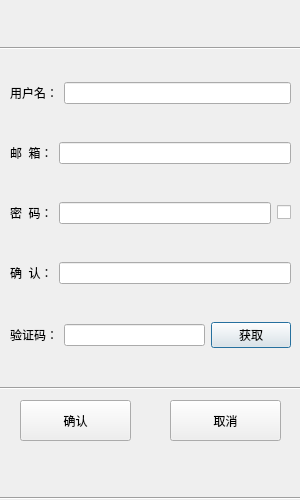
<?xml version="1.0" encoding="UTF-8"?>
<ui version="4.0">
 <class>RegisterDialog</class>
 <widget class="QDialog" name="RegisterDialog">
  <property name="geometry">
   <rect>
    <x>0</x>
    <y>0</y>
    <width>300</width>
    <height>500</height>
   </rect>
  </property>
  <property name="minimumSize">
   <size>
    <width>300</width>
    <height>500</height>
   </size>
  </property>
  <property name="maximumSize">
   <size>
    <width>300</width>
    <height>500</height>
   </size>
  </property>
  <property name="windowTitle">
   <string>Dialog</string>
  </property>
  <widget class="QWidget" name="layoutWidget">
   <property name="geometry">
    <rect>
     <x>10</x>
     <y>50</y>
     <width>281</width>
     <height>331</height>
    </rect>
   </property>
   <layout class="QVBoxLayout" name="verticalLayout_2">
    <item>
     <layout class="QHBoxLayout" name="horizontalLayout">
      <item>
       <widget class="QLabel" name="usr_label">
        <property name="text">
         <string>用户名：</string>
        </property>
       </widget>
      </item>
      <item>
       <widget class="QLineEdit" name="usr_lineEdit"/>
      </item>
     </layout>
    </item>
    <item>
     <layout class="QHBoxLayout" name="horizontalLayout_2">
      <item>
       <widget class="QLabel" name="email_label">
        <property name="text">
         <string>邮  箱：</string>
        </property>
       </widget>
      </item>
      <item>
       <widget class="QLineEdit" name="email_lineEdit"/>
      </item>
     </layout>
    </item>
    <item>
     <layout class="QHBoxLayout" name="horizontalLayout_3">
      <item>
       <widget class="QLabel" name="password_label">
        <property name="text">
         <string>密  码：</string>
        </property>
       </widget>
      </item>
      <item>
       <widget class="QLineEdit" name="password_lineEdit"/>
      </item>
      <item>
       <widget class="QCheckBox" name="checkBox">
        <property name="text">
         <string/>
        </property>
       </widget>
      </item>
     </layout>
    </item>
    <item>
     <layout class="QHBoxLayout" name="horizontalLayout_4">
      <item>
       <widget class="QLabel" name="confirmpassworld_label">
        <property name="text">
         <string>确  认：</string>
        </property>
       </widget>
      </item>
      <item>
       <widget class="QLineEdit" name="confirmpassworld_lineEdit"/>
      </item>
     </layout>
    </item>
    <item>
     <layout class="QHBoxLayout" name="horizontalLayout_5">
      <item>
       <widget class="QLabel" name="verify_label">
        <property name="text">
         <string>验证码：</string>
        </property>
       </widget>
      </item>
      <item>
       <widget class="QLineEdit" name="verify_lineEdit"/>
      </item>
      <item>
       <widget class="QPushButton" name="getverify_pushButton">
        <property name="text">
         <string>获取</string>
        </property>
       </widget>
      </item>
     </layout>
    </item>
   </layout>
  </widget>
  <widget class="QPushButton" name="confirm_pushButton">
   <property name="geometry">
    <rect>
     <x>20</x>
     <y>400</y>
     <width>111</width>
     <height>41</height>
    </rect>
   </property>
   <property name="text">
    <string>确认</string>
   </property>
  </widget>
  <widget class="QPushButton" name="cancel_pushButton">
   <property name="geometry">
    <rect>
     <x>170</x>
     <y>400</y>
     <width>111</width>
     <height>41</height>
    </rect>
   </property>
   <property name="text">
    <string>取消</string>
   </property>
  </widget>
  <widget class="QLabel" name="error_tips">
   <property name="geometry">
    <rect>
     <x>10</x>
     <y>10</y>
     <width>281</width>
     <height>31</height>
    </rect>
   </property>
   <property name="text">
    <string/>
   </property>
   <property name="alignment">
    <set>Qt::AlignCenter</set>
   </property>
  </widget>
  <widget class="Line" name="line">
   <property name="geometry">
    <rect>
     <x>0</x>
     <y>380</y>
     <width>301</width>
     <height>16</height>
    </rect>
   </property>
   <property name="orientation">
    <enum>Qt::Horizontal</enum>
   </property>
  </widget>
  <widget class="Line" name="line_2">
   <property name="geometry">
    <rect>
     <x>0</x>
     <y>490</y>
     <width>301</width>
     <height>16</height>
    </rect>
   </property>
   <property name="orientation">
    <enum>Qt::Horizontal</enum>
   </property>
  </widget>
  <widget class="Line" name="line_3">
   <property name="geometry">
    <rect>
     <x>0</x>
     <y>40</y>
     <width>301</width>
     <height>16</height>
    </rect>
   </property>
   <property name="orientation">
    <enum>Qt::Horizontal</enum>
   </property>
  </widget>
 </widget>
 <resources/>
 <connections/>
</ui>
